Frame 1 (no input): blank canvas, image omitted
Frame 60 (no input): blank canvas, image omitted
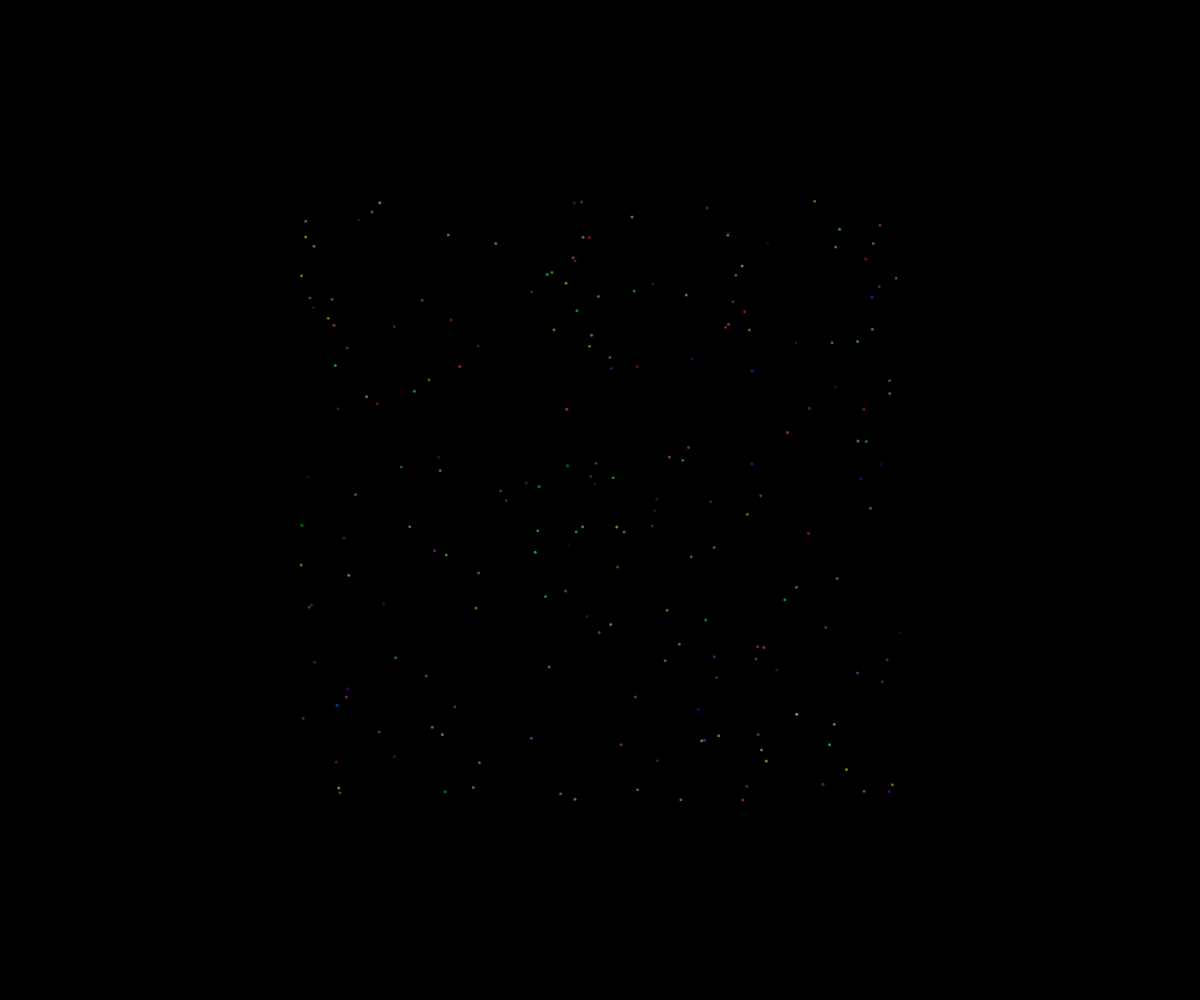
Frame 120 (the mouse pressed at the canvas centre since frame 60)

The p5.js sketch whose frames 1 and 60 were blank and that drew this single picture after the mouse press (run headless with seeded random() and noise() and a simulated clock; from frame 60 on, the mouse is pressed at the canvas centre):

// p5.js sketch
// ── sketch.js
// Fireworks OOP



class Spark {
  constructor(x, y, dx, dy) {
    this.x = x;
    this.y = y;
    this.dx = dx;
    this.dy = dy;
    this.r = random(255);
    this.g = random(255);
    this.b = random(255);
    this.alpha = 255;
    this.size = 3;
  }

  display(){
    noStroke();
    fill(this.r, this.g, this.b, this.alpha);
    circle(this.x, this.y, this.size);
  }
  update(){
    this.x += this.dx;
    this.y += this.dy;

    this.alpha = this.alpha - 2;
  }

  isDead(){
    return this.alpha <= 0;
  }
}

let fireworks = [];

function setup() {
  createCanvas(windowWidth, windowHeight);
}

function draw() {
  background(0);
  for (let i = fireworks.length-1; i >= 0; i--){
    fireworks[i].update();
    fireworks[i].display();

    //remove if needed
    if (fireworks[i].isDead()) {
      fireworks.splice(i, 1);
    }
  }
}

function mousePressed() {
  for (let i = 0; i < 200; i++){
    spawnSpark();
  }
}

function spawnSpark(){
  let theSpark = new Spark(mouseX, mouseY, random(-5,5), random(-5,5),);
  fireworks.push(theSpark);
}
